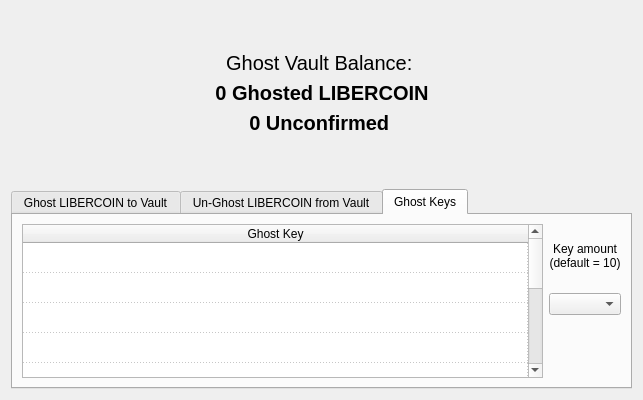
<?xml version="1.0" encoding="UTF-8"?>
<ui version="4.0">
 <class>GhostVault</class>
 <widget class="QWidget" name="GhostVault">
  <property name="geometry">
   <rect>
    <x>0</x>
    <y>0</y>
    <width>643</width>
    <height>400</height>
   </rect>
  </property>
  <layout class="QVBoxLayout" name="verticalLayout">
   <item>
    <widget class="QLabel" name="labelExplanation">
     <property name="textFormat">
      <enum>Qt::PlainText</enum>
     </property>
     <property name="alignment">
      <set>Qt::AlignCenter</set>
     </property>
     <property name="wordWrap">
      <bool>true</bool>
     </property>
    </widget>
   </item>
   <item>
    <layout class="QHBoxLayout" name="horizontalLayout_3">
     <property name="topMargin">
      <number>20</number>
     </property>
     <item>
      <spacer name="horizontalSpacer_3">
       <property name="orientation">
        <enum>Qt::Horizontal</enum>
       </property>
       <property name="sizeHint" stdset="0">
        <size>
         <width>40</width>
         <height>20</height>
        </size>
       </property>
      </spacer>
     </item>
     <item>
      <layout class="QVBoxLayout" name="verticalLayout_2">
       <item>
        <widget class="QLabel" name="label_2">
         <property name="font">
          <font>
           <pointsize>15</pointsize>
          </font>
         </property>
         <property name="text">
          <string>Ghost Vault Balance: </string>
         </property>
         <property name="alignment">
          <set>Qt::AlignCenter</set>
         </property>
        </widget>
       </item>
       <item>
        <widget class="QLabel" name="total">
         <property name="font">
          <font>
           <pointsize>15</pointsize>
           <weight>75</weight>
           <bold>true</bold>
          </font>
         </property>
         <property name="text">
          <string>0 Ghosted LIBERCOIN</string>
         </property>
         <property name="alignment">
          <set>Qt::AlignCenter</set>
         </property>
        </widget>
       </item>
       <item>
        <widget class="QLabel" name="unconfirmed_label">
         <property name="font">
          <font>
           <pointsize>15</pointsize>
           <weight>75</weight>
           <bold>true</bold>
          </font>
         </property>
         <property name="text">
          <string>0 Unconfirmed </string>
         </property>
         <property name="alignment">
          <set>Qt::AlignCenter</set>
         </property>
        </widget>
       </item>
      </layout>
     </item>
     <item>
      <spacer name="horizontalSpacer">
       <property name="orientation">
        <enum>Qt::Horizontal</enum>
       </property>
       <property name="sizeHint" stdset="0">
        <size>
         <width>40</width>
         <height>20</height>
        </size>
       </property>
      </spacer>
     </item>
    </layout>
   </item>
   <item>
    <spacer name="verticalSpacer">
     <property name="orientation">
      <enum>Qt::Vertical</enum>
     </property>
     <property name="sizeHint" stdset="0">
      <size>
       <width>20</width>
       <height>40</height>
      </size>
     </property>
    </spacer>
   </item>
   <item>
    <layout class="QHBoxLayout" name="horizontalLayout" stretch="0">
     <item>
      <widget class="QTabWidget" name="tabWidget">
       <property name="sizePolicy">
        <sizepolicy hsizetype="Expanding" vsizetype="Fixed">
         <horstretch>0</horstretch>
         <verstretch>0</verstretch>
        </sizepolicy>
       </property>
       <property name="minimumSize">
        <size>
         <width>0</width>
         <height>138</height>
        </size>
       </property>
       <property name="maximumSize">
        <size>
         <width>16777215</width>
         <height>200</height>
        </size>
       </property>
       <property name="currentIndex">
        <number>2</number>
       </property>
       <widget class="QWidget" name="tab">
        <attribute name="title">
         <string>Ghost LIBERCOIN to Vault</string>
        </attribute>
        <layout class="QHBoxLayout" name="horizontalLayout_2">
         <property name="spacing">
          <number>5</number>
         </property>
         <item>
          <layout class="QVBoxLayout" name="verticalLayout_3">
           <property name="topMargin">
            <number>12</number>
           </property>
           <property name="rightMargin">
            <number>0</number>
           </property>
           <property name="bottomMargin">
            <number>12</number>
           </property>
           <item>
            <widget class="QLabel" name="label_6">
             <property name="font">
              <font>
               <weight>75</weight>
               <bold>true</bold>
              </font>
             </property>
             <property name="text">
              <string>Ghost To:</string>
             </property>
             <property name="alignment">
              <set>Qt::AlignRight|Qt::AlignTrailing|Qt::AlignVCenter</set>
             </property>
            </widget>
           </item>
           <item>
            <widget class="QLabel" name="label_7">
             <property name="font">
              <font>
               <weight>75</weight>
               <bold>true</bold>
              </font>
             </property>
             <property name="text">
              <string>Amount:</string>
             </property>
             <property name="alignment">
              <set>Qt::AlignRight|Qt::AlignTrailing|Qt::AlignVCenter</set>
             </property>
            </widget>
           </item>
          </layout>
         </item>
         <item>
          <layout class="QVBoxLayout" name="verticalLayout_4">
           <property name="rightMargin">
            <number>10</number>
           </property>
           <item>
            <widget class="QLineEdit" name="ghostTo">
             <property name="enabled">
              <bool>false</bool>
             </property>
             <property name="minimumSize">
              <size>
               <width>350</width>
               <height>25</height>
              </size>
             </property>
             <property name="placeholderText">
              <string>e.g. yd12XEHUs1y2Z9NYSufNxKOWftA74gYb8Q7l4jrGlGRpc6/ry0X4FUfApaFkJtyAYAAXJKWSpw3jshPeKQ9isJ6ysSIZ3BDf8qEyDl5iS9WGey1dIR6wOyhm2njcVzL6pltNS32cWDYuFuhtG8opsXmh0v1B12h7IcME/28QxIMA</string>
             </property>
            </widget>
           </item>
           <item>
            <widget class="QLineEdit" name="ghostAmount">
             <property name="sizePolicy">
              <sizepolicy hsizetype="Fixed" vsizetype="Fixed">
               <horstretch>0</horstretch>
               <verstretch>0</verstretch>
              </sizepolicy>
             </property>
             <property name="layoutDirection">
              <enum>Qt::LeftToRight</enum>
             </property>
             <property name="alignment">
              <set>Qt::AlignLeading|Qt::AlignLeft|Qt::AlignVCenter</set>
             </property>
             <property name="placeholderText">
              <string>e.g. 17</string>
             </property>
            </widget>
           </item>
          </layout>
         </item>
         <item>
          <layout class="QVBoxLayout" name="verticalLayout_5">
           <property name="spacing">
            <number>50</number>
           </property>
           <property name="topMargin">
            <number>30</number>
           </property>
           <property name="rightMargin">
            <number>0</number>
           </property>
           <property name="bottomMargin">
            <number>0</number>
           </property>
           <item>
            <widget class="QCheckBox" name="ghostToMeCheckBox">
             <property name="text">
              <string>Ghost to Myself</string>
             </property>
             <property name="checked">
              <bool>true</bool>
             </property>
            </widget>
           </item>
           <item>
            <widget class="QPushButton" name="ghostLIBERCOINButton">
             <property name="toolTip">
              <string>Ghost LIBERCOIN</string>
             </property>
             <property name="text">
              <string>&amp;Ghost LIBERCOIN</string>
             </property>
             <property name="autoDefault">
              <bool>false</bool>
             </property>
            </widget>
           </item>
          </layout>
         </item>
        </layout>
       </widget>
       <widget class="QWidget" name="tab_2">
        <attribute name="title">
         <string>Un-Ghost LIBERCOIN from Vault</string>
        </attribute>
        <layout class="QHBoxLayout" name="horizontalLayout_4">
         <property name="spacing">
          <number>5</number>
         </property>
         <item>
          <layout class="QVBoxLayout" name="verticalLayout_6">
           <property name="topMargin">
            <number>12</number>
           </property>
           <property name="rightMargin">
            <number>0</number>
           </property>
           <property name="bottomMargin">
            <number>12</number>
           </property>
           <item>
            <widget class="QLabel" name="label">
             <property name="font">
              <font>
               <weight>75</weight>
               <bold>true</bold>
              </font>
             </property>
             <property name="text">
              <string>Un-Ghost To:</string>
             </property>
             <property name="alignment">
              <set>Qt::AlignRight|Qt::AlignTrailing|Qt::AlignVCenter</set>
             </property>
            </widget>
           </item>
           <item>
            <widget class="QLabel" name="label_3">
             <property name="font">
              <font>
               <weight>75</weight>
               <bold>true</bold>
              </font>
             </property>
             <property name="text">
              <string>Amount:</string>
             </property>
             <property name="alignment">
              <set>Qt::AlignRight|Qt::AlignTrailing|Qt::AlignVCenter</set>
             </property>
            </widget>
           </item>
          </layout>
         </item>
         <item>
          <layout class="QVBoxLayout" name="verticalLayout_7">
           <property name="rightMargin">
            <number>0</number>
           </property>
           <item>
            <widget class="QLineEdit" name="convertGhostToThirdPartyAddress">
             <property name="enabled">
              <bool>false</bool>
             </property>
             <property name="sizePolicy">
              <sizepolicy hsizetype="Expanding" vsizetype="Fixed">
               <horstretch>0</horstretch>
               <verstretch>0</verstretch>
              </sizepolicy>
             </property>
             <property name="minimumSize">
              <size>
               <width>0</width>
               <height>25</height>
              </size>
             </property>
             <property name="maximumSize">
              <size>
               <width>16777215</width>
               <height>16777215</height>
              </size>
             </property>
             <property name="text">
              <string/>
             </property>
             <property name="placeholderText">
              <string>e.g. NGshe11sePfsXGNn6oJQ1CzeGMGhhYTQxV/yd12XEHUs1y2Z9NYSufNxKOWftA74gYb8Q7l4jrGlGRpc6/ry0X4FUfApaFkJtyAYAAXJKWSpw3jshPeKQ9isJ6ysSIZ3BDf8qEyDl5iS9WGey1dIR6wOyhm2njcVzL6pltNS32cWDYuFuhtG8opsXmh0v1B12h7IcME/28QxIMA</string>
             </property>
            </widget>
           </item>
           <item>
            <widget class="QLineEdit" name="convertLIBERCOINAmount">
             <property name="sizePolicy">
              <sizepolicy hsizetype="Fixed" vsizetype="Fixed">
               <horstretch>0</horstretch>
               <verstretch>0</verstretch>
              </sizepolicy>
             </property>
             <property name="placeholderText">
              <string>e.g. 17</string>
             </property>
            </widget>
           </item>
          </layout>
         </item>
         <item>
          <layout class="QVBoxLayout" name="verticalLayout_8">
           <property name="spacing">
            <number>50</number>
           </property>
           <property name="topMargin">
            <number>30</number>
           </property>
           <property name="rightMargin">
            <number>0</number>
           </property>
           <property name="bottomMargin">
            <number>0</number>
           </property>
           <item>
            <widget class="QCheckBox" name="convertGhostToMeCheckBox">
             <property name="text">
              <string>Un-Ghost to Myself</string>
             </property>
             <property name="checked">
              <bool>true</bool>
             </property>
            </widget>
           </item>
           <item>
            <widget class="QPushButton" name="convertGhostButton">
             <property name="toolTip">
              <string>Convert Ghosted LIBERCOIN</string>
             </property>
             <property name="text">
              <string>&amp;Un-Ghost LIBERCOIN</string>
             </property>
             <property name="autoDefault">
              <bool>false</bool>
             </property>
            </widget>
           </item>
          </layout>
         </item>
        </layout>
       </widget>
       <widget class="QWidget" name="tab_4">
        <attribute name="title">
         <string>Ghost Keys</string>
        </attribute>
        <layout class="QHBoxLayout" name="horizontalLayout_5">
         <item>
          <widget class="QTableWidget" name="keyPackList">
           <property name="editTriggers">
            <set>QAbstractItemView::NoEditTriggers</set>
           </property>
           <property name="alternatingRowColors">
            <bool>false</bool>
           </property>
           <property name="showGrid">
            <bool>true</bool>
           </property>
           <property name="gridStyle">
            <enum>Qt::DotLine</enum>
           </property>
           <attribute name="horizontalHeaderStretchLastSection">
            <bool>true</bool>
           </attribute>
           <attribute name="verticalHeaderVisible">
            <bool>false</bool>
           </attribute>
           <attribute name="verticalHeaderDefaultSectionSize">
            <number>30</number>
           </attribute>
           <attribute name="verticalHeaderMinimumSectionSize">
            <number>20</number>
           </attribute>
           <row>
            <property name="text">
             <string>1</string>
            </property>
           </row>
           <row>
            <property name="text">
             <string>2</string>
            </property>
           </row>
           <row>
            <property name="text">
             <string>3</string>
            </property>
           </row>
           <row>
            <property name="text">
             <string>4</string>
            </property>
           </row>
           <row>
            <property name="text">
             <string>5</string>
            </property>
           </row>
           <row>
            <property name="text">
             <string>6</string>
            </property>
           </row>
           <row>
            <property name="text">
             <string>7</string>
            </property>
           </row>
           <row>
            <property name="text">
             <string>8</string>
            </property>
           </row>
           <row>
            <property name="text">
             <string>9</string>
            </property>
           </row>
           <row>
            <property name="text">
             <string>10</string>
            </property>
           </row>
           <column>
            <property name="text">
             <string>Ghost Key</string>
            </property>
           </column>
          </widget>
         </item>
         <item>
          <layout class="QVBoxLayout" name="verticalLayout_9">
           <property name="rightMargin">
            <number>0</number>
           </property>
           <item>
            <widget class="QLabel" name="label_4">
             <property name="sizePolicy">
              <sizepolicy hsizetype="Preferred" vsizetype="MinimumExpanding">
               <horstretch>0</horstretch>
               <verstretch>0</verstretch>
              </sizepolicy>
             </property>
             <property name="text">
              <string>Key amount
(default = 10)</string>
             </property>
             <property name="alignment">
              <set>Qt::AlignCenter</set>
             </property>
            </widget>
           </item>
           <item>
            <widget class="QComboBox" name="keyPackAmount">
             <property name="currentText">
              <string/>
             </property>
             <property name="maxCount">
              <number>1999999999</number>
             </property>
            </widget>
           </item>
           <item>
            <spacer name="verticalSpacer_2">
             <property name="orientation">
              <enum>Qt::Vertical</enum>
             </property>
             <property name="sizeHint" stdset="0">
              <size>
               <width>20</width>
               <height>40</height>
              </size>
             </property>
            </spacer>
           </item>
          </layout>
         </item>
        </layout>
       </widget>
      </widget>
     </item>
    </layout>
   </item>
  </layout>
 </widget>
 <resources/>
 <connections/>
</ui>
